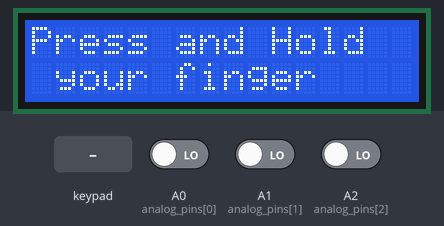
Recording of a sketch running on a simulated Arduino Uno, built with avr-gcc and run on an emulated ATmega328P. On the bench: 16×2 character LCD. Inputs (shaded band) come from the test bench; at power-on: A0 (analog_pins[0]) LOW, A1 (analog_pins[1]) LOW, A2 (analog_pins[2]) LOW. EEPROM starts erased.

Above: at 1.4 s.
1.5 s: key '1' pressed
At 2.3 s:
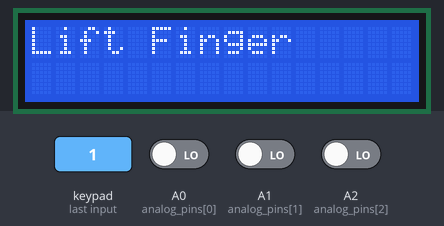
4.5 s: A0 (analog_pins[0]) driven HIGH
At 7.3 s:
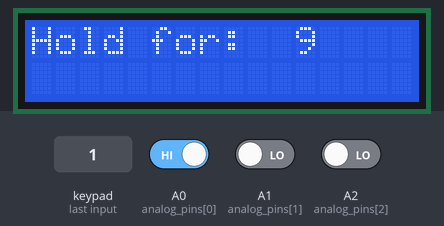
7.5 s: A0 (analog_pins[0]) driven LOW
At 10.2 s:
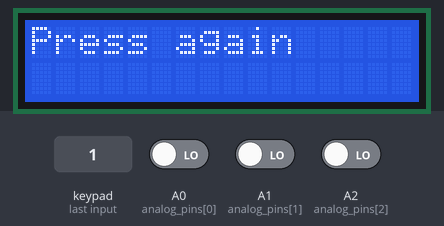
10.5 s: A1 (analog_pins[1]) driven HIGH
At 22.9 s:
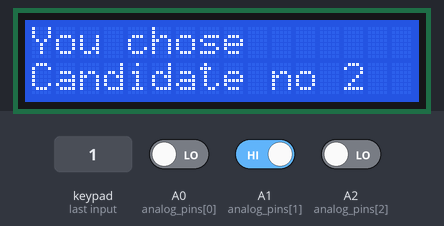
Timing chart, 0 to 24.4 s (numbered marks = the images above; inputs shaded):
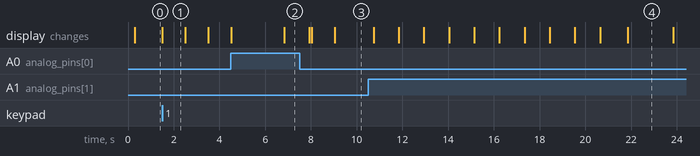

Measured:
- after the input at 1.5 s, the display: changes at once (image 1)
- after the input at 4.5 s, the display: first differs from a run without the input after 2.3 s (image 2)
- after the input at 7.5 s, the display: first differs from a run without the input after 0.53 s (image 3 shows a later state)
- after the input at 10.5 s, the display: first changes after 0.24 s (image 4 shows a later state)
- what the display in image 1 shows lasts 1.0 s, from 1.5 s to 2.5 s

The sketch:

testfile.ino
```cpp
// C++ code
//
#include <LiquidCrystal.h>
#include <EEPROM.h>
#include <Keypad.h>

static const uint8_t analog_pins[] = {A0,A1,A2};

const byte ROWS = 4; //four rows
const byte COLS = 4; //four columns
char keys[ROWS][COLS] = {
  {'1','2','3','A'},
  {'4','5','6','B'},
  {'7','8','9','C'},
  {'*','0','#','D'}
};
byte rowPins[ROWS] = {0,1,6,7}; //connect to the row pinouts of the keypad
byte colPins[COLS] = {8,9,10,13}; //connect to the column pinouts of the keypad
//Create an object of keypad
Keypad keyp = Keypad( makeKeymap(keys), rowPins, colPins, ROWS, COLS );

// O_RDWR

const int rs = 12, en = 11, d4 = 5, d5 = 4, d6 = 3, d7 = 2;
LiquidCrystal lcd(rs, en, d4, d5, d6, d7);
int verified = -1;


struct voter{
  int finger;
  int voter_id;
  bool b;
};

struct candidate{
  int candidate_number;
  int votes;
};


void initialise_memory(){
  int address = 0;
  for(int i=1;i<=10;i++){
    voter v;
    v.finger = i;
    v.voter_id = (i*100)+7;
    v.b = 0;
    EEPROM.put(address,v);
    address+=sizeof(voter);
  }
  for(int i=1;i<=5;i++){
    candidate c;
    c.candidate_number = i;
    c.votes = 0;
    EEPROM.put(address,c);
    address+=sizeof(candidate);
  }
}


// lcd interface functions
void setup_lcd(int voter_id){
  lcd.clear();
  lcd.setCursor(0,0);
  lcd.print("Voter Verified");
  delay(1000);
  lcd.clear();
  lcd.setCursor(3,0);
  lcd.print("Welcome");
  lcd.setCursor(0,1);
  lcd.print("voter_id: "+ String(voter_id));
  delay(1000);
  lcd.clear();
  lcd.setCursor(0,0);
  lcd.print("Select Candidate");
  delay(1000);
}


// sd card and fingerprint interface functions

int get_fingerprint(){
   char key = keyp.getKey();
   switch(key){
      case '1':
        return 1;
      case '2':
        return 2;
      case '3':
        return 3;
      case '4':
        return 4;
      case '5':
        return 5;
      case '6':
        return 6;
      case '7':
        return 7;
      case '8':
        return 8;
      case '9':
        return 9;
      case '#':
        return 20;
      case '*':
        return 30;
      default:
        return 0;
   }
  }


int check_identity(int finger_print){
    int address = 0;
    for(int i=1;i<=10;i++){
        voter v;
        EEPROM.get(address,v);
        if(v.finger == finger_print && v.b ==0){
          v.b = 1;
          EEPROM.put(address,v);
          return v.voter_id;
        }
        address+=sizeof(voter);
    }
    return -1;
}


void update_memory(int candidate_number){
  int address = 0;
  for(int i=0;i<10;i++){
    address+= sizeof(voter);
  }
  for(int i=0;i<5;i++){
    candidate c;
    EEPROM.get(address,c);
    if(c.candidate_number == candidate_number){
      c.votes+=1;
      EEPROM.put(address,c);
    }
    address+=sizeof(candidate);

}

}


// ballot interface functions

int fetch(){
   int pin;
   int num = 0;
   while(num!=1){
   num = 0;
   for(int i=0;i<=2;i++){
     delay(100);
     int c = digitalRead(analog_pins[i]);
     if(c==1){
        num+=1;
        pin = i+1;
     }
   }
   }
     lcd.clear();
     lcd.setCursor(0,0);
     lcd.print("Hold for: ");
     for(int i=0;i<10;i++){
        lcd.setCursor(11,0);
        lcd.print(String(10-i-1));
        delay(100);
       if(digitalRead(analog_pins[pin-1]) == LOW){
         lcd.clear();
         lcd.setCursor(0,0);
         lcd.print("Hold for 10s");
         delay(1000);
         lcd.clear();
         lcd.setCursor(0,0);
         lcd.print("Press again");
         delay(1000);
         pin = 0;
         break;
       }
       delay(1000);

     }
     return pin;
}

// tally function
void count_votes() {
  int address = 0;
  for(int i=0;i<10;i++){
    address+= sizeof(voter);
  }
  for(int i=0;i<5;i++){
    candidate c;
    EEPROM.get(address,c);
    lcd.clear();
    lcd.setCursor(0,0);
    lcd.print("Candidate No:"+String(c.candidate_number));
    lcd.setCursor(0,1);
    lcd.print("No of Votes: "+String(c.votes));
    delay(1500);
    address+= sizeof(candidate);

    }
}


void setup() {

pinMode(A0,INPUT);
pinMode(A1,INPUT);
pinMode(A2,INPUT);

lcd.begin(16, 2);
initialise_memory();

}


void loop() {

  int fingerprint_identity = 0;
    lcd.clear();
    lcd.setCursor(0,0);
    lcd.print("Press and Hold");
    lcd.setCursor(1,1);
    lcd.print("your finger");

  while(fingerprint_identity==0){
    fingerprint_identity = get_fingerprint();
  }

  lcd.clear();
  lcd.print("Lift Finger");
  delay(1000);

  if(fingerprint_identity == 20){
    count_votes();
  }
  else{
  verified = check_identity(fingerprint_identity);

if(verified == -1){
  lcd.clear();
  lcd.print("INVALID VOTER");
  delay(1000);
}


if(verified!=-1){
  setup_lcd(verified);
  delay(1000);
  int candidate_number = 0;
    while(true){
    candidate_number = fetch();
      delay(100);
    if(candidate_number!=0){
      break;
    }
    }
  update_memory(candidate_number);

  lcd.clear();
  lcd.setCursor(0,0);
  lcd.print("You chose");
  lcd.setCursor(0,1);
  lcd.print("Candidate no "+String(candidate_number));
  delay(2000);
  lcd.clear();
  lcd.setCursor(0,0);
  lcd.print("Vote Casted");
  delay(2000);
  lcd.clear();
  lcd.setCursor(0,0);
  lcd.print("Thank you");
  delay(2000);

}
  }

}
```
